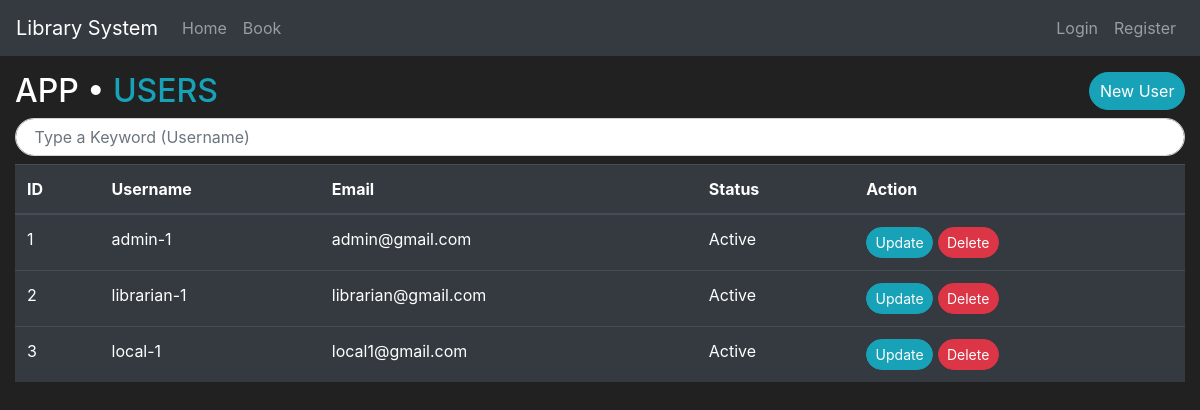
The page /user/list on the database its author committed.
### library/models.py (models this page shows, shortened)
class User(db.Model, UserMixin):
    id            = db.Column(db.Integer(),primary_key=True)
    username      = db.Column(db.String(length=30),nullable=False,unique=True)
    email         = db.Column(db.String(length=50),nullable=False,unique=True)
    password_hash = db.Column(db.String(length=100),nullable=False,unique=True)
    type          = db.Column(db.String(length=10),nullable=False)
    items         = db.relationship('BookItem',backref='owned_user',lazy=True)
    @property
    def password(self):
        return self.password

### library/routes.py (the view)
@app.route('/user/list')
def user_page():
    users = User.query.all()
    return render_template('user.html', users=users)

### library/templates/user.html (shortened to what this page needs)
{% extends 'base.html' %}
{% block content %}
<div class="container-fluid">
    <div class="row">
        <div class="col-md-12 mt-3">
            <a href="#" class="btn badge-pill btn-info float-right" id="newUser"></i>New User</a>
            <h2>APP • <span class="text-info">USERS</span></h2>
            <form action="{{ url_for('search_user') }}" method="GET">
                <div class="input-group flex-nowrap mb-2">
                    <input type="text" name="key" id="key" autocomplete="off" class="form-control badge-pill" placeholder="  Type a Keyword (Username)" aria-label="Username" aria-describedby="addon-wrapping">
                </div>
            </form>
            <table class="table table-hover table-dark">
                <thead>
                    <tr>
                        <th scope="col">ID</th>
                        <th scope="col">Username</th>
                        <th scope="col">Email</th>
                        <th scope="col">Status</th>
                        <th scope="col">Action</th>
                    </tr>
                </thead>
                <tbody>
                    {% for users in users %}
                        <tr>
                            <td>{{ users.id }}</td>
                            <td>{{ users.username }}</td>
                            <td>{{ users.email }}</td>
                            <td>Active</td>
                            <td><a href="#" class="btn btn-sm badge-pill btn-info">Update</a> <a href="#" class="btn btn-sm badge-pill btn-danger"><span>Delete</a></td>
                        </tr>
                    {% endfor %}
                </tbody>
            </table>
        </div>
    </div>
</div>
{% endblock %}

### library/templates/base.html (style rules this page uses)
body { background-color: #212121; color: #fff; }

### rows shown on the page
User: id "1", username "admin-1", email "admin@gmail.com"
User: id "2", username "librarian-1", email "librarian@gmail.com"
User: id "3", username "local-1", email "local1@gmail.com"
